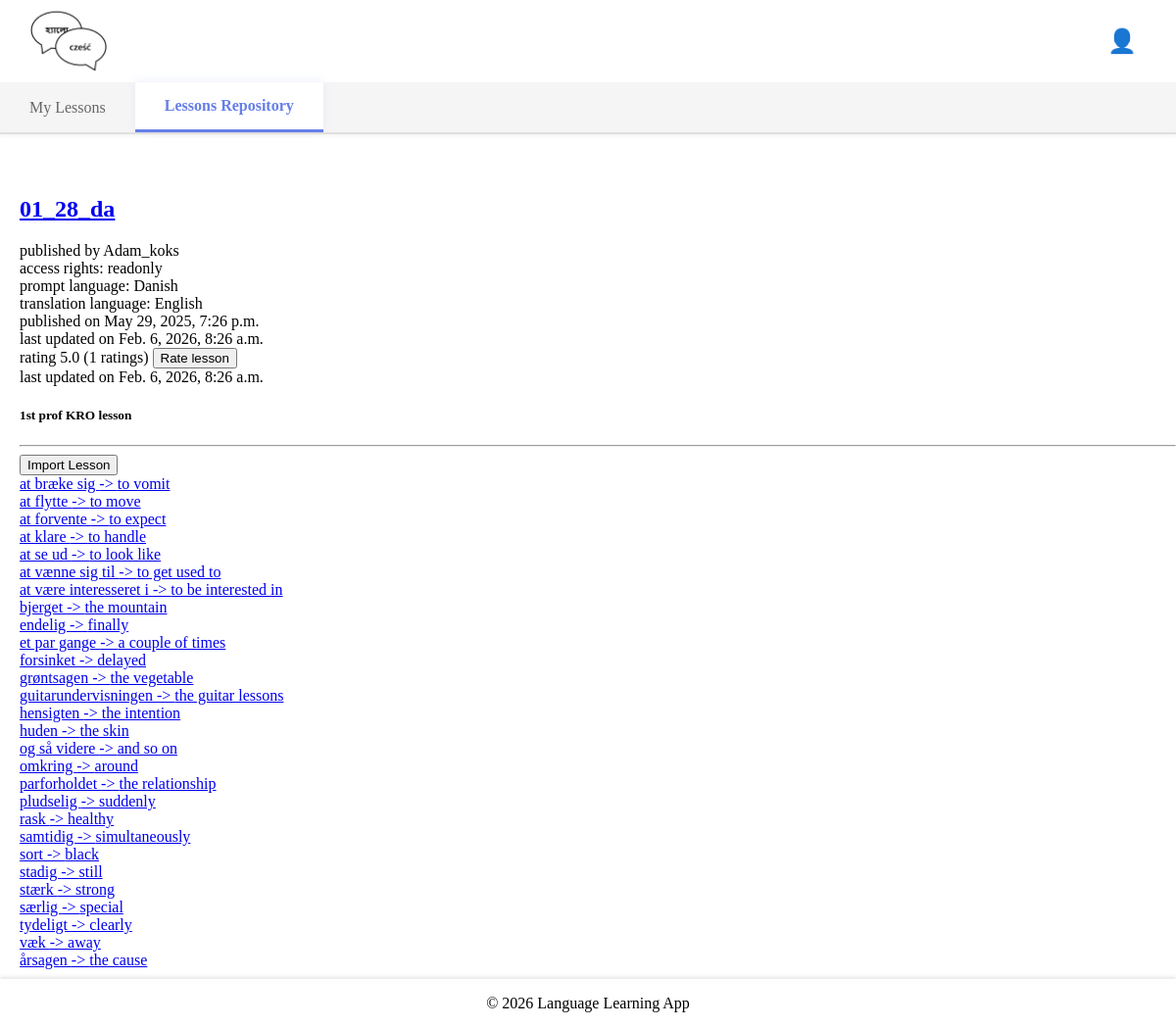
Screenshot of /lessons-repository/55/ (signed in) with the database file from the repository.
### base/models.py (models this page shows, shortened)
class Lesson(models.Model):
    title = models.CharField(max_length=255)
    description = models.TextField(
        blank=True, help_text="Brief description of the lesson."
    )
    prompt_language = models.ForeignKey(
        Language, on_delete=models.CASCADE, related_name="prompt_lessons"
    )
    translation_language = models.ForeignKey(
        Language, on_delete=models.CASCADE, related_name="translation_lessons"
    )
    author = models.ForeignKey(
        User,
        on_delete=models.CASCADE,
        related_name="authored_lessons",
    )
    changes_log = models.TextField(
        blank=True, help_text="Log of changes made to this lesson."
    )
    access_type = models.ForeignKey(AccessType, on_delete=models.PROTECT, default=1)
    original_lesson = models.ForeignKey(
        "self", null=True, blank=True, on_delete=models.SET_NULL
    )
    updated = models.DateTimeField(auto_now=True)
    created = models.DateTimeField(auto_now_add=True)

class UserProfile(models.Model):
    user = models.OneToOneField(User, on_delete=models.CASCADE)
    display_name = models.CharField(max_length=100, blank=True)
    preferred_language = models.CharField(max_length=50, blank=True)
    receive_notifications = models.BooleanField(default=True)
    target_progress = models.PositiveIntegerField(default=3, validators=[MinValueValidator(1)])
    practice_window = models.PositiveIntegerField(default=10, validators=[MinValueValidator(1)])
    allowed_error_margin = models.PositiveIntegerField(default=0, validators=[MinValueValidator(0)])
    auto_generate_hints = models.BooleanField(default=True)

class AccessType(models.Model):
    ACCESS_CHOICES = [
        ("private", "Private"),
        ("readonly", "Read-Only"),
        ("write", "Writable"),
    ]
    name = models.CharField(max_length=20, choices=ACCESS_CHOICES, unique=True)

class Language(models.Model):
    name = models.CharField(max_length=50, unique=True)

class Word(models.Model):
    lesson = models.ForeignKey(Lesson, on_delete=models.CASCADE, related_name="words")
    prompt = models.CharField(max_length=255)
    translation = models.CharField(max_length=255)
    usage = models.TextField(blank=True)
    prompt_audio = models.FileField(upload_to="audio/prompts/", blank=True, null=True)
    usage_audio = models.FileField(upload_to="audio/usages/", blank=True, null=True)
    hint = models.CharField(max_length=255, blank=True)
    updated = models.DateTimeField(auto_now=True)
    created = models.DateTimeField(auto_now_add=True)

### base/views.py (the view)
@login_required(login_url="login")
def lessonDetails(request, lesson_id):
    lesson = get_object_or_404(
        Lesson.objects.select_related(
            "author", "access_type", "prompt_language", "translation_language"
        ),
        id=lesson_id
    )
    if lesson.access_type.name == "private":
        return HttpResponse("This lesson is not public", status=403)
    user = request.user
    if user.is_authenticated:
        can_import = not UserLesson.objects.filter(user=user, lesson=lesson).exists()
    else:
        can_import = False
    lessonRatings = Rating.objects.filter(lesson=lesson)
    rating_count = lessonRatings.count()
    average_rating = (
        round(lessonRatings.aggregate(Avg("rating"))["rating__avg"], 1)
        if lessonRatings.exists()
        else 0.0
    )
    words = lesson.words.all().order_by(Lower("prompt"))
    context = {
        "lesson": lesson,
        "words": words,
        "can_import": can_import,
        "average_rating": average_rating,
        "rating_count": rating_count,
    }
    return render(request, "base/authenticated/lesson_repository/lesson_details.html", context)

### base/templates/base/authenticated/lesson_repository/lesson_details.html (shortened to what this page needs)
{% extends 'base/layouts/lessons_repository_layout.html' %}
{% block tab_content %}
<h2><a href="{% url 'lesson-details' lesson.id %}">{{ lesson.title }}</a></h2>
published by {{ lesson.author.userprofile.display_name }}
<br>
access rights: {{lesson.access_type.name}}
<br>
prompt language: {{lesson.prompt_language.name}}
<br>
translation language: {{lesson.translation_language.name}}
<br>
published on {{ lesson.created }}
<br>
last updated on {{ lesson.updated }}
<br>
rating {{ average_rating }} ({{ rating_count }} ratings)
<form action="{% url 'rate-lesson' lesson.id %}" method="get" style="display:inline;">
    <button type="submit">Rate lesson</button>
</form>
<br>
last updated on {{ lesson.updated }}
<br>
<h5>{{ lesson.description }}</h5>
<hr>
<div class="lesson-container">
    {% if request.user.is_authenticated %}
        <form action="{% url 'import-lesson' lesson.id %}" method="get">
            <button type="submit" {% if not can_import %}disabled{% endif %}  >Import Lesson</button>
        </form>
    {% endif %}
    {% for word in words %}
        <div>
            <a href="{% url 'word-details' lesson.id word.prompt %}">{{ word.prompt }} -> {{ word.translation }}</a>
        </div>
    {% endfor %}
</div>
{% endblock tab_content %}

### static/styles/main.css (style rules this page uses)
body { background-color: white; margin: 0; padding: 0; }

### rows the page displays
Lesson: title "01_28_da", author.userprofile.display_name "Adam_koks", access_type.name "readonly", prompt_language.name "Danish", translation_language.name "English", created "May 29, 2025, 7:26 p.m.", updated "Feb. 6, 2026, 8:26 a.m.", description "1st prof KRO lesson"
Word: prompt "at bræke sig", translation "to vomit"
Word: prompt "at flytte", translation "to move"
Word: prompt "at forvente", translation "to expect"
Word: prompt "at klare", translation "to handle"
Word: prompt "at se ud", translation "to look like"
Word: prompt "at vænne sig til", translation "to get used to"
Word: prompt "at være interesseret i", translation "to be interested in"
Word: prompt "bjerget", translation "the mountain"
Word: prompt "endelig", translation "finally"
Word: prompt "et par gange", translation "a couple of times"
Word: prompt "forsinket", translation "delayed"
Word: prompt "grøntsagen", translation "the vegetable"
Word: prompt "guitarundervisningen", translation "the guitar lessons"
Word: prompt "hensigten", translation "the intention"
Word: prompt "huden", translation "the skin"
Word: prompt "og så videre", translation "and so on"
Word: prompt "omkring", translation "around"
Word: prompt "parforholdet", translation "the relationship"
Word: prompt "pludselig", translation "suddenly"
Word: prompt "rask", translation "healthy"
Word: prompt "samtidig", translation "simultaneously"
Word: prompt "sort", translation "black"
Word: prompt "stadig", translation "still"
Word: prompt "stærk", translation "strong"
Word: prompt "særlig", translation "special"
Word: prompt "tydeligt", translation "clearly"
Word: prompt "væk", translation "away"
Word: prompt "årsagen", translation "the cause"

### other values shown
{{ average_rating }} "5.0"
{{ rating_count }} "1"
